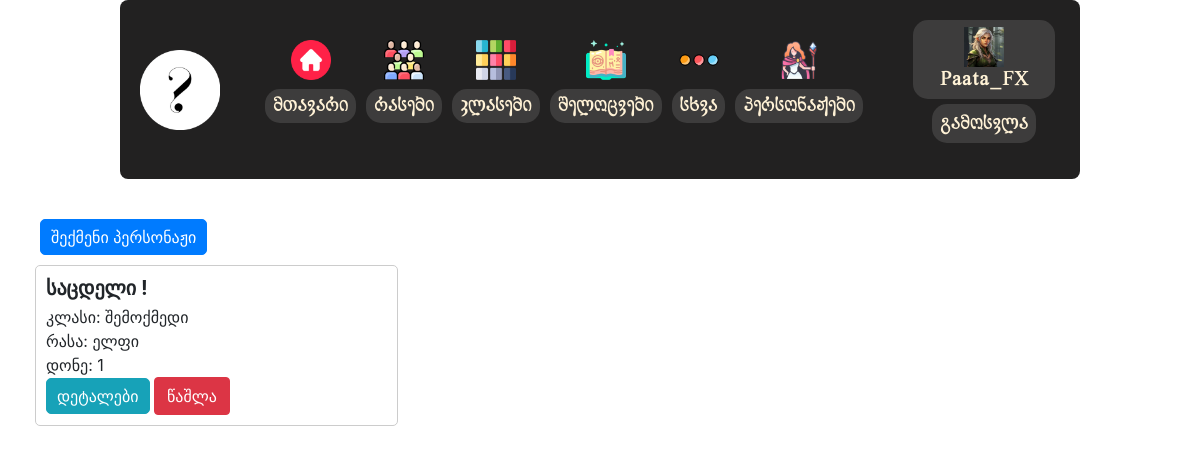
/characters/ (signed in), run on an earlier commit of the app's database.
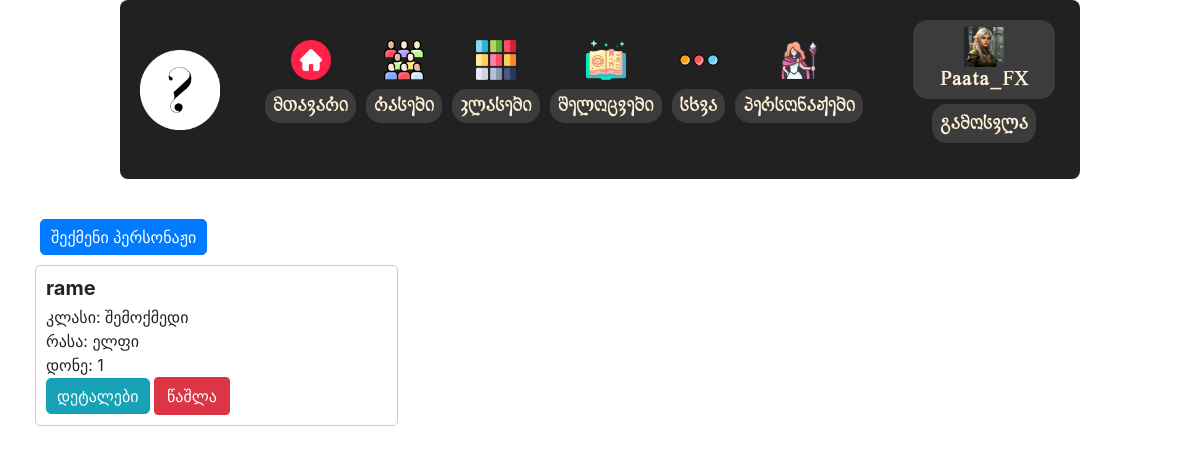
And on a later commit of the database.
### myapp/models.py (models this page shows, shortened)
class Character(models.Model):
    name = models.CharField(max_length=100)
    player = models.ForeignKey(settings.AUTH_USER_MODEL, on_delete=models.CASCADE)
    race = models.ForeignKey(Race, on_delete=models.CASCADE)
    subrace = models.ForeignKey(Subrace, on_delete=models.CASCADE, null=True, blank=True)
    dnd_class = models.ForeignKey(Class, on_delete=models.CASCADE)
    subclass = models.ForeignKey(Subclass, on_delete=models.CASCADE, null=True, blank=True)
    level = models.PositiveIntegerField(default=1)
    experience_points = models.PositiveIntegerField(default=0)
    hit_points = models.PositiveIntegerField(default=10)  # Provide a default value
    max_hit_points = models.PositiveIntegerField(default=10)  # Provide a default value
    temporary_hit_points = models.PositiveIntegerField(default=0)
    armor_class = models.PositiveIntegerField(default=10)  # Default armor class
    initiative = models.IntegerField(default=0)  # Default initiative
    speed = models.PositiveIntegerField(default=30)  # Default speed
    alignment = models.CharField(max_length=50, blank=True, null=True)
    background = models.CharField(max_length=100, blank=True, null=True)
    proficiency_bonus = models.IntegerField(default=2)  # Provide a default value
    strength = models.PositiveIntegerField()
    dexterity = models.PositiveIntegerField()
    constitution = models.PositiveIntegerField()
    intelligence = models.PositiveIntegerField()
    wisdom = models.PositiveIntegerField()
    charisma = models.PositiveIntegerField()
    saving_throws = models.ManyToManyField(SavingThrow, blank=True)  # Allow blank
    skills = models.ManyToManyField(Skill, blank=True)  # Allow blank
    languages = models.ManyToManyField(Language, blank=True)  # Allow blank
    proficiencies = models.ManyToManyField(Proficiency, blank=True)  # Allow blank
    equipment = models.ManyToManyField(Equipment, blank=True)  # Allow blank
    spells = models.ManyToManyField(Spell, blank=True)  # Allow blank
    features = models.ManyToManyField(Trait, blank=True)  # Allow blank
    actions = models.TextField(blank=True)  # Allow blank

class Class(models.Model):
    name = models.CharField(max_length=50)
    description = models.TextField()
    hit_die = models.ForeignKey(Dice, on_delete=models.CASCADE)
    hit_points_at_first_level = models.CharField(max_length=50, null=True, blank=True)
    hit_points_at_higher_levels = models.CharField(max_length=50, null=True, blank=True)
    saving_throw_proficiencies = models.ManyToManyField('SavingThrow')
    armor_proficiencies = models.ManyToManyField('Armor', blank=True)
    weapon_proficiencies = models.ManyToManyField('Weapon', blank=True)
    tool_proficiencies = models.ManyToManyField('Tool', blank=True)
    skill_proficiencies = models.ManyToManyField('Skill')
    weapon_groups = models.ManyToManyField('WeaponGroup', blank=True)
    armor_groups = models.ManyToManyField('ArmorGroup', blank=True)
    equipment = models.ManyToManyField('Equipment', blank=True)
    spellcasting_ability = models.ForeignKey('AbilityScore', on_delete=models.CASCADE, null=True, blank=True, related_name='spellcasting_ability_for')
    traits = models.ManyToManyField('Trait', blank=True)

class Race(models.Model):
    name = models.CharField(max_length=50)
    description = models.TextField()
    age = models.TextField()
    size = models.TextField()
    speed = models.IntegerField()
    strength = models.IntegerField(default=0)
    dexterity = models.IntegerField(default=0)
    constitution = models.IntegerField(default=0)
    intelligence = models.IntegerField(default=0)
    wisdom = models.IntegerField(default=0)
    charisma = models.IntegerField(default=0)
    traits = models.ManyToManyField('Trait', blank=True)
    languages = models.ManyToManyField('Language', blank=True)

### myapp/views.py (the view)
# urls.py: path('characters/', views.character_list, name='characters'),
@login_required
def character_list(request):
    characters = Character.objects.all()
    return render(request, 'character_list.html', {'characters': characters})

### myapp/templates/character_list.html (shortened to what this page needs)
{% extends 'base.html' %}
{% block content %}
{% load static i18n %}
<link rel="stylesheet" href="{% static 'css/character_list.css' %}">
<div class="container">
    <a href="{% url 'create_character' %}">
        <button class="btn btn-primary">{% trans "შექმენი პერსონაჟი" %}</button>
    </a>
    {% if characters %}
        <div class="row">
            {% for character in characters %}
                <div class="col-md-4 col-sm-6">
                    <div class="card mb-4">
                        <div class="card-body">
                            <h5 class="card-title">{{ character.name }}</h5>
                            <p class="card-text">{% trans "კლასი" %}: {{ character.dnd_class.name }}</p>
                            <p class="card-text">{% trans "რასა" %}: {{ character.race.name }}</p>
                            <p class="card-text">{% trans "დონე" %}: {{ character.level }}</p>
                            <a href="{% url 'character_detail' character.id %}" class="btn btn-info">{% trans "დეტალები" %}</a>
                            <form method="POST" action="{% url 'character_delete' character.id %}" style="display: inline;">
                                <button type="submit" class="btn btn-danger" onclick="return confirm('{% trans "დარწმუნებული ხარ, რომ გინდა, წაშალო პერსონაჟი?" %}');">
                                    {% trans "წაშლა" %}
                                </button>
                            </form>
                        </div>
                    </div>
                </div>
            {% endfor %}
        </div>
    {% else %}
        <p>{% trans "No characters found." %}</p>
    {% endif %}
</div>
{% endblock %}

What changed in the data, as far as the page shows it:
removed Character: name "საცდელი !", dnd_class.name "შემოქმედი", race.name "ელფი", level "1"
added Character: name "rame", dnd_class.name "შემოქმედი", race.name "ელფი", level "1"
